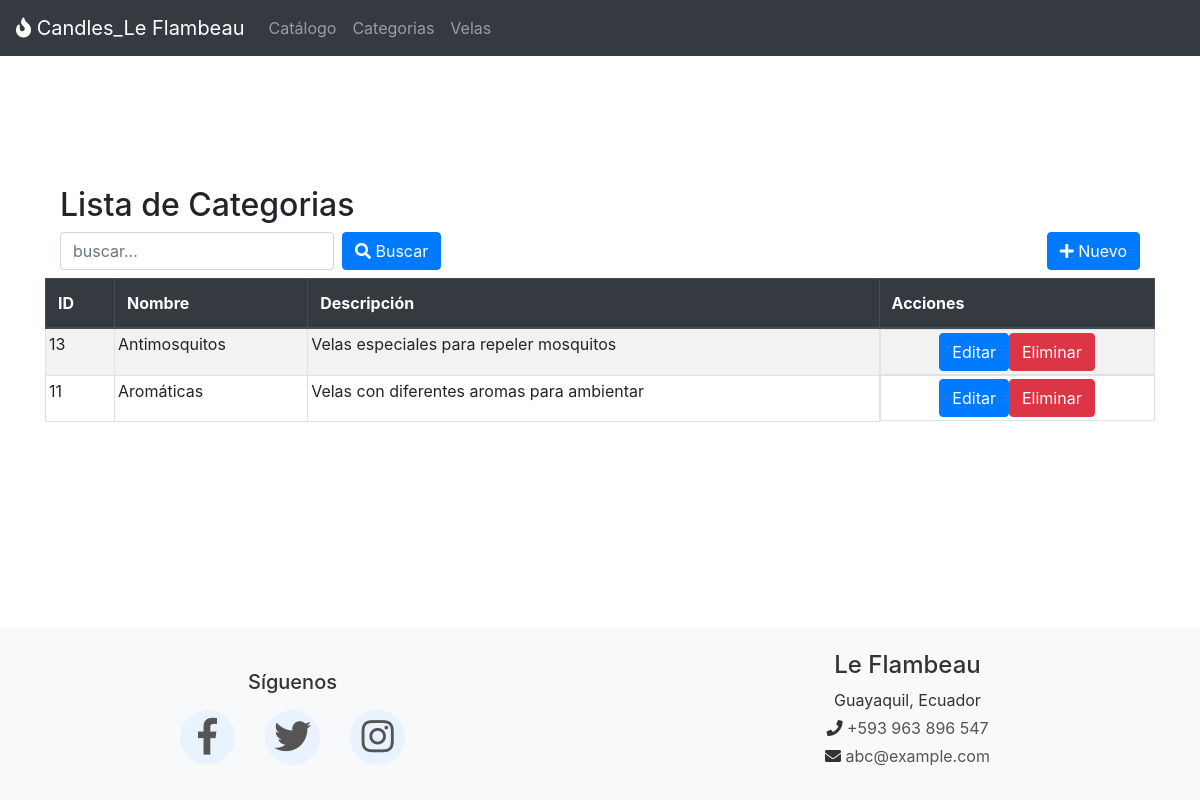
/index.php?c=Categoria&f=index, run on an earlier commit of the app's database.
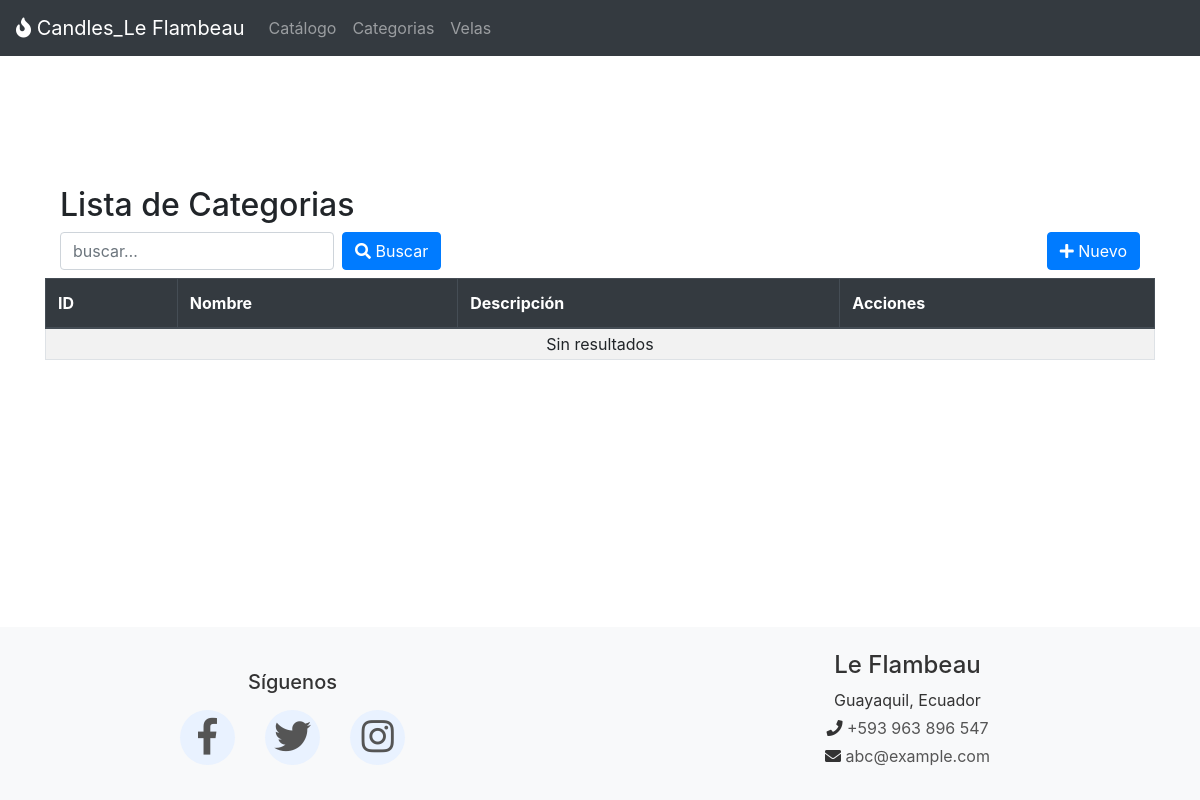
And on a later commit of the database.
### tables this page shows
CREATE TABLE `categorias` (
  `id_categoria` int NOT NULL,
  `nombre` varchar(50) NOT NULL,
  `descripcion` text
);

### controller/CategoriaController.php (called while the page is built, shortened)
<?php
require_once 'model/dao/CategoriaDAO.php';
class CategoriaController{
    private $model;
    public function __construct()
    {
        $this->model = new CategoriaDAO();
    }
    public function index()
    {
        $resultados = $this->model->selectAll('');
        $titulo = 'Lista de Categorias';
        require_once VCATEGORIAS . 'list.php';
    }
}

### index.php (called while the page is built, shortened)
<?php
        $funcion = (!empty($_REQUEST['f']))?htmlentities($_REQUEST['f']):FUNCION_PRINCIPAL;
        $cont = new  $controlador();
        $cont->$funcion();

### config/Conexion.php (called while the page is built, shortened)
<?php
class Conexion {
    public static function getConexion() {
        $dsn = 'mysql:host=' . DB_HOST . ';port=3306;dbname=' . DBNAME;
        $conexion = null;
        try {
            $conexion = new PDO($dsn, DBUSER, DBPASSWORD);
            $conexion->setAttribute(PDO::ATTR_ERRMODE, PDO::ERRMODE_EXCEPTION);
        } catch (Exception $e) {
            die("Error de conexión: " . $e->getMessage());
        }
        return $conexion;
    }
}

### model/dao/CategoriaDAO.php (called while the page is built, shortened)
<?php
require_once 'config/conexion.php';
class CategoriaDAO
{
    private PDO $con;
    public function __construct()
    {
        $this->con = Conexion::getConexion();
    }
    public function selectAll(string $param = ""): array
    {
        try {
            $sql = "SELECT *
                    FROM categorias
                    WHERE nombre LIKE :b
                       OR descripcion LIKE :b
                    ORDER BY nombre";
            $stmt = $this->con->prepare($sql);
            $param = '%' . $param . '%';
            $stmt->bindParam(":b", $param, PDO::PARAM_STR);
            $stmt->execute();
            return $stmt->fetchAll(PDO::FETCH_ASSOC);
        } catch (PDOException $e) {
            error_log("Error en selectAll de CategoriaDAO: " . $e->getMessage());
            return [];
        }
    }
}

### view/categorias/categoria.list.php (the view)
<?php require_once HEADER; ?>
<div class="container mt-5 pt-5">
    <h2><?php echo $titulo ?></h2>
    <div class="row">
        <div class="col-sm-6">
            <form action="index.php?c=categoria&f=search" method="POST" class="form-inline">
                <input type="text" name="b" id="busqueda" class="form-control mr-2" placeholder="buscar…">
                <button type="submit" class="btn btn-primary">
                    <i class="fas fa-search"></i> Buscar
                </button>
            </form>
        </div>
        <div class="col-sm-6 d-flex flex-column align-items-end">
            <a href="index.php?c=categoria&f=view_nuevo">
                <button type="button" class="btn btn-primary">
                    <i class="fas fa-plus"></i> Nuevo
                </button>
            </a>
        </div>
        <div class="table-responsive mt-2">
            <table class="table table-striped table-bordered">
                <thead class="thead-dark">
                    <tr>
                        <th>ID</th>
                        <th>Nombre</th>
                        <th>Descripción</th>
                        <th>Acciones</th>
                    </tr>
                </thead>
                <tbody class="tabladatos">
                    <?php if (!empty($resultados)): ?>
                    <?php foreach ($resultados as $fila): ?>
                    <tr>
                        <td><?php echo htmlspecialchars($fila['id_categoria']); ?></td>
                        <td><?php echo htmlspecialchars($fila['nombre']); ?></td>
                        <td><?php echo htmlspecialchars($fila['descripcion']); ?></td>
                        <td class="d-flex justify-content-center gap-2">
                            <a class="btn btn-primary"
                                href="index.php?c=categoria&f=view_edit&id_categoria=<?php echo $fila['id_categoria']; ?>">
                                Editar
                            </a>
                            <a class="btn btn-danger"
                                onclick="return confirm('¿Está seguro de eliminar esta categoría?');"
                                href="index.php?c=categoria&f=delete&id_categoria=<?php echo $fila['id_categoria']; ?>">
                                Eliminar
                            </a>
                        </td>
                    </tr>
                    <?php endforeach; ?>
                    <?php else: ?>
                    <tr>
                        <td colspan="4" class="text-center">Sin resultados</td>
                    </tr>
                    <?php endif; ?>
                </tbody>
            </table>
        </div>
    </div>
</div>
<?php require_once FOOTER; ?>

### view/templates/header.php (shortened to what this page needs)
<!DOCTYPE html>
<html lang="es">
<head>
    <link href="assets/css/bootstrap.min.css" rel="stylesheet">
    <link href="assets/css/styles.css" rel="stylesheet">
    <link rel="stylesheet" href="https://use.fontawesome.com/releases/v5.6.3/css/all.css">
</head>
<body>
    <nav class="navbar navbar-expand-md navbar-dark bg-dark fixed-top">
        <a class="navbar-brand" href="index.php">
            <i class="fas fa-fire"></i> Candles_Le Flambeau
        </a>
        <ul class="navbar-nav me-auto">
            <li class="nav-item">
                <a class="nav-link" href="index.php?c=index&f=index&p=catalogo">Catálogo</a>
            </li>
        </ul>
        <ul class="navbar-nav ms-auto">
            <li class="nav-item"><a class="nav-link" href="index.php?c=Categoria&f=index">Categorias</a></li>
            <li class="nav-item"><a class="nav-link" href="index.php?c=Vela&f=index">Velas</a></li>
        </ul>
    </nav>
    <main class="container" style="padding-top: 90px;">

### view/templates/footer.php (shortened to what this page needs)
</main>
<footer class="footer bg-light pt-4 mt-5">
    <div class="row justify-content-center text-center align-items-center">
        <div class="col-md-6 mb-3">
            <h5 class="fw-bold mb-3">Síguenos</h5>
            <div class="d-flex justify-content-center gap-3">
                <a href="https://www.facebook.com" class="footer-icon"><i class="fab fa-facebook-f"></i></a>
                <a href="https://www.twitter.com" class="footer-icon"><i class="fab fa-twitter"></i></a>
                <a href="https://www.instagram.com" class="footer-icon"><i class="fab fa-instagram"></i></a>
            </div>
        </div>
        <div class="col-md-6 mb-3">
            <h4 class="fw-bold">Le Flambeau</h4>
            <p class="mb-1">Guayaquil, Ecuador</p>
            <p class="mb-1">
                <i class="fas fa-phone"></i>
                <a href="tel:+593963896547">+593 963 896 547</a>
            </p>
            <p>
                <i class="fas fa-envelope"></i>
                <a href="mailto:abc@example.com">abc@example.com</a>
            </p>
        </div>
    </div>
</footer>
</body>
</html>

### assets/css/styles.css (style rules this page uses)
html, body { height: 100%; margin: 0; }
body { display: flex; flex-direction: column; }
main { flex: 1; }
.tabladatos tr td { padding: 3px; }
.footer { color: #333; }
.footer a { color: #555; text-decoration: none; transition: color 0.3s ease; }
.footer-icon { font-size: 2.3rem; color: #007bff; margin: 0 15px; width: 55px; height: 55px; display: inline-flex; align-items: center; justify-content: center; border-radius: 50%; background: #e9f2ff; transition: all 0.2s ease; }

What changed in the data, as far as the page shows it:
removed categorias: id_categoria "13", nombre "Antimosquitos", descripcion "Velas especiales para repeler mosquitos"
removed categorias: id_categoria "11", nombre "Aromáticas", descripcion "Velas con diferentes aromas para ambientar"
Also different on the page:
text now shown: "Sin resultados"
